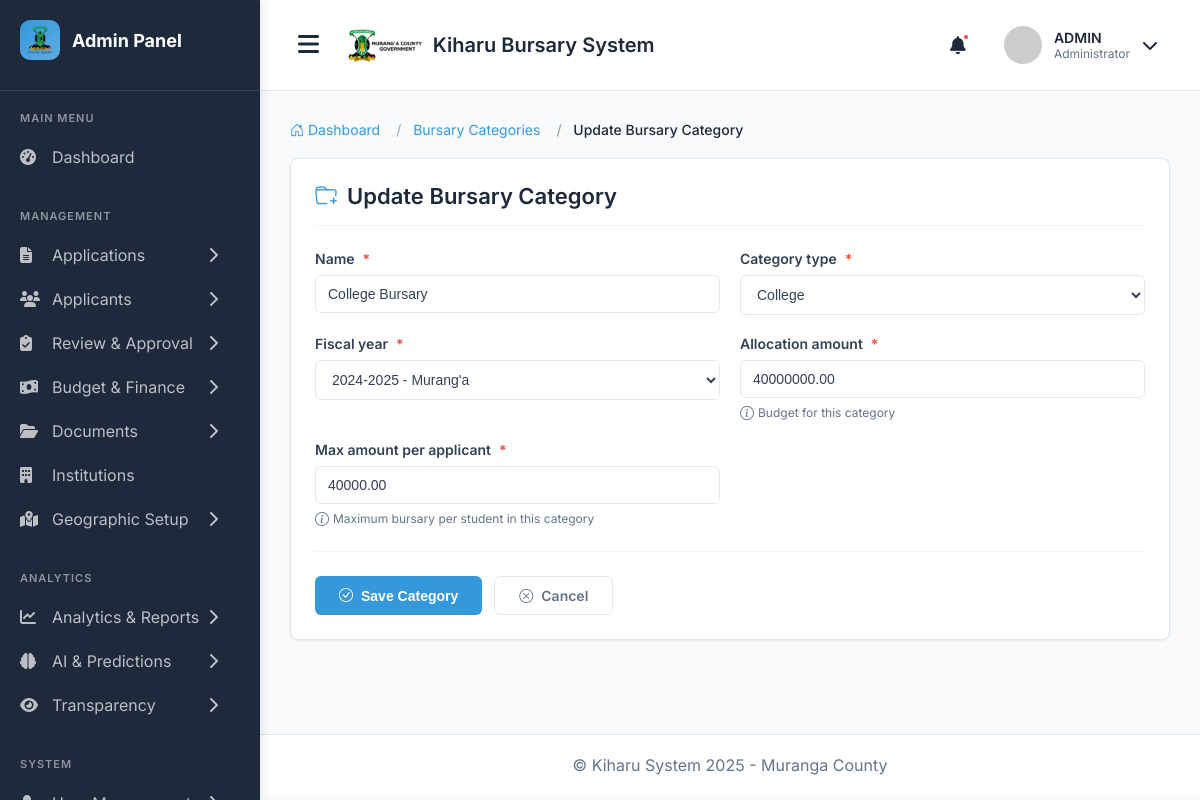
The app's page /admin-bursary-categories/3/update/ (signed in) with its own data.
### main_application/models.py (models this page shows, shortened)
class BursaryCategory(models.Model):
    CATEGORY_TYPES = (
        ('highschool', 'High School'),
        ('special_school', 'Special School'),
        ('college', 'College'),
        ('university', 'University'),
        ('technical', 'Technical/Vocational'),
        ('freshers', 'University Freshers'),
        ('merit', 'Merit-Based'),
        ('needy', 'Extremely Needy'),
        ('orphan', 'Orphan/Vulnerable'),
    )
    name = models.CharField(max_length=100)
    category_type = models.CharField(max_length=20, choices=CATEGORY_TYPES)
    fiscal_year = models.ForeignKey(FiscalYear, on_delete=models.CASCADE, related_name='categories')
    allocation_amount = models.DecimalField(
        max_digits=12,
        decimal_places=2,
        help_text="Budget for this category"
    )
    max_amount_per_applicant = models.DecimalField(
        max_digits=10,
        decimal_places=2,
        help_text="Maximum bursary per student in this category"
    )
    min_amount_per_applicant = models.DecimalField(
        max_digits=10,
        decimal_places=2,
        default=5000,
        help_text="Minimum bursary per student"
    )
    target_beneficiaries = models.PositiveIntegerField(
        blank=True,
        null=True,
        help_text="Target number of beneficiaries"
    )
    description = models.TextField(blank=True, null=True)
    is_active = models.BooleanField(default=True)
    class Meta:
        verbose_name_plural = "Bursary Categories"
        ordering = ['fiscal_year', 'category_type']

### main_application/views.py (the view)
# urls.py: path('admin-bursary-categories/<int:pk>/update/', views.bursary_category_update, name='bursary_category_update'),
@login_required
@user_passes_test(is_admin)
def bursary_category_update(request, pk):
    category = get_object_or_404(BursaryCategory, pk=pk)
    if request.method == 'POST':
        form = BursaryCategoryForm(request.POST, instance=category)
        if form.is_valid():
            form.save()
            messages.success(request, "Bursary category updated successfully.")
            return redirect('bursary_category_list')  # adjust this to your list view
    else:
        form = BursaryCategoryForm(instance=category)
    return render(request, 'admin/bursary_category_form.html', {'form': form, 'title': 'Update Bursary Category'})

### main_application/forms.py
class BursaryCategoryForm(forms.ModelForm):
    class Meta:
        model = BursaryCategory
        fields = ['name', 'category_type', 'fiscal_year', 'allocation_amount', 'max_amount_per_applicant']
        widgets = {
            'name': forms.TextInput(attrs={'class': 'form-control'}),
            'category_type': forms.Select(attrs={'class': 'form-control'}),
            'fiscal_year': forms.Select(attrs={'class': 'form-control'}),
            'allocation_amount': forms.NumberInput(attrs={'class': 'form-control'}),
            'max_amount_per_applicant': forms.NumberInput(attrs={'class': 'form-control'}),
        }

### main_application/models.py (called while the page is built)
    def __str__(self):
        return f"{self.name} - {self.county.name}"

### main_application/views.py (called while the page is built)
def is_admin(user):
    return user.user_type == 'admin'

### templates/admin/bursary_category_form.html (shortened to what this page needs)
{% extends "admin_base.html" %}
{% block content %}
<div class="container-fluid">
    <nav aria-label="breadcrumb">
        <ol class="breadcrumb">
            <li class="breadcrumb-item">
                <a href="{% url 'admin_dashboard' %}">
                    <i class="bi bi-house-door"></i> Dashboard
                </a>
            </li>
            <li class="breadcrumb-item">
                <a href="{% url 'bursary_category_list' %}">
                    Bursary Categories
                </a>
            </li>
            <li class="breadcrumb-item active" aria-current="page">
                {{ title }}
            </li>
        </ol>
    </nav>
    <div class="section-container">
        <div class="page-header">
            <h1 class="page-title">
                <i class="bi bi-folder-plus"></i>
                {{ title }}
            </h1>
        </div>
        <form method="post" novalidate>
            <div class="form-section">
                <div class="form-row">
                    {% for field in form %}
                        <div class="form-group">
                            <label for="{{ field.id_for_label }}" class="form-label{% if field.field.required %} required{% endif %}">
                                {{ field.label }}
                            </label>
                            {% if field.field.widget.input_type == 'select' %}
                                {{ field }}
                            {% elif field.field.widget.input_type == 'textarea' %}
                                {{ field }}
                            {% else %}
                                {{ field }}
                            {% endif %}
                            {% if field.help_text %}
                                <div class="form-text">
                                    <i class="bi bi-info-circle help-icon"></i>
                                    {{ field.help_text }}
                                </div>
                            {% endif %}
                        </div>
                    {% endfor %}
                </div>
            </div>
            <div class="form-actions">
                <button type="submit" class="btn-save">
                    <i class="bi bi-check-circle"></i>
                    Save Category
                </button>
                <a href="{% url 'bursary_category_list' %}" class="btn-cancel">
                    <i class="bi bi-x-circle"></i>
                    Cancel
                </a>
            </div>
        </form>
    </div>
</div>
{% endblock %}

### templates/admin_base.html (style rules this page uses)
* { margin: 0; padding: 0; box-sizing: border-box; }
:root { --primary-color: #3498db; --primary-hover: #2980b9; --sidebar-bg: #1E293B; --sidebar-hover: #334155; --main-bg: #F8FAFC; --card-bg: #FFFFFF; --text-primary: #1E293B; --text-secondary: #64748B; --border-color: #E2E8F0; --success-color: #10B981; --danger-color: #EF4444; --warning-color: #F59E0B; }
body { font-family: 'Inter', sans-serif; background-color: var(--main-bg); color: var(--text-primary); overflow-x: hidden; }
.page-header { margin-bottom: 30px; }
.page-title { font-size: 28px; font-weight: 700; margin-bottom: 8px; }
.breadcrumb { display: flex; gap: 8px; color: var(--text-secondary); font-size: 14px; }
.breadcrumb a { color: var(--text-secondary); text-decoration: none; }

### templates/admin/bursary_category_form.html (style rules this page uses)
.breadcrumb { padding: 0; margin-bottom: 20px; font-size: 14px; list-style: none; display: flex; flex-wrap: wrap; }
.breadcrumb-item { color: #64748B; }
.breadcrumb-item + .breadcrumb-item::before { content: "/ "; color: #94A3B8; padding: 0 8px; }
.breadcrumb-item.active { color: #1E293B; font-weight: 500; }
.breadcrumb a { color: #3498db; text-decoration: none; transition: color 0.3s ease; }
.section-container { background: white; border-radius: 8px; padding: 24px; box-shadow: 0 1px 3px rgba(0, 0, 0, 0.08); margin-bottom: 24px; border: 1px solid #E2E8F0; }
.page-header { margin-bottom: 24px; padding-bottom: 16px; border-bottom: 1px solid #F1F5F9; }
.page-title { font-size: 22px; font-weight: 600; color: #1E293B; margin: 0; display: flex; align-items: center; gap: 10px; }
.page-title i { color: #3498db; }
.form-section { margin-bottom: 24px; }
.form-row { display: grid; grid-template-columns: repeat(auto-fit, minmax(300px, 1fr)); gap: 20px; margin-bottom: 20px; }
.form-group { display: flex; flex-direction: column; }
.form-label { font-size: 14px; font-weight: 600; color: #334155; margin-bottom: 8px; display: flex; align-items: center; gap: 4px; }
.form-label.required::after { content: '*'; color: #e74c3c; margin-left: 4px; }
.form-control, .form-select { padding: 10px 12px; border: 1px solid #E2E8F0; border-radius: 6px; font-size: 14px; color: #334155; background: white; transition: all 0.3s ease; }
.form-text { font-size: 12px; color: #64748B; margin-top: 6px; display: flex; align-items: center; gap: 4px; }
.form-text i { font-size: 14px; }
.form-actions { display: flex; gap: 12px; padding-top: 24px; border-top: 1px solid #F1F5F9; }
.btn-save { padding: 10px 24px; background: #3498db; color: white; border: none; border-radius: 6px; font-size: 14px; font-weight: 600; cursor: pointer; transition: all 0.3s ease; display: inline-flex; align-items: center; gap: 8px; }
.btn-cancel { padding: 10px 24px; background: white; color: #64748B; border: 1px solid #E2E8F0; border-radius: 6px; font-size: 14px; font-weight: 600; cursor: pointer; transition: all 0.3s ease; text-decoration: none; display: inline-flex; align-items: center; gap: 8px; }
input[type="text"].form-control, input[type="number"].form-control, input[type="email"].form-control, input[type="date"].form-control, select.form-select, textarea.form-control { width: 100%; }
.help-icon { color: #64748B; font-size: 14px; cursor: help; }

### records on screen
BursaryCategory: form "College Bursary" "40000000.00" "40000.00", form "College" "2024-2025 - Murang'a"

### other values on screen
{{ title }} "Update Bursary Category"
{{ field.label }} "Name" "Category type" "Fiscal year" "Allocation amount" "Max amount per applicant"
{{ field.help_text }} "Budget for this category" "Maximum bursary per student in this category"
